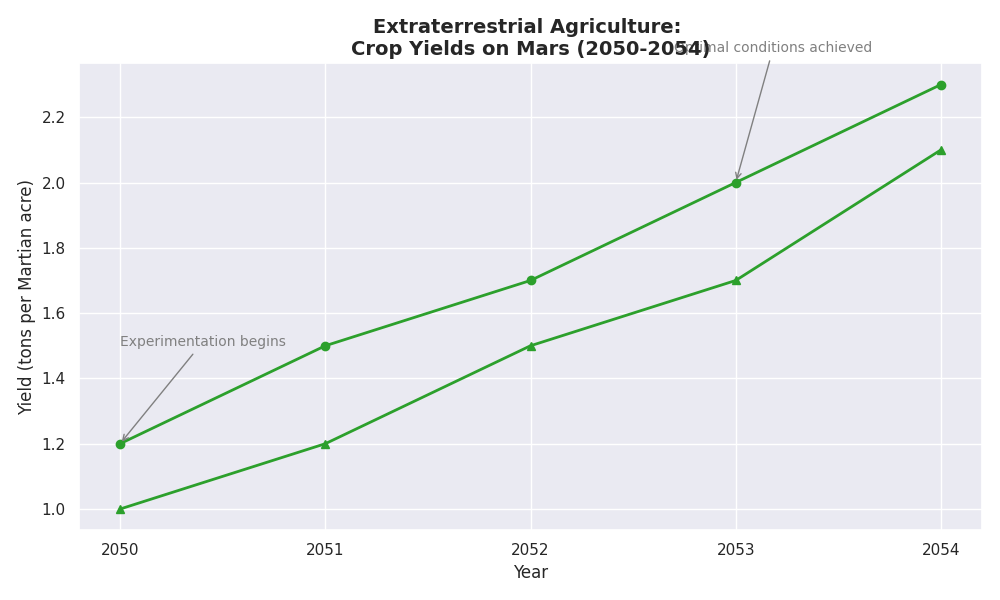

This figure's Python source:
import matplotlib.pyplot as plt
import numpy as np

years = np.array([2050, 2051, 2052, 2053, 2054])
martian_potatoes = np.array([1.2, 1.5, 1.7, 2.0, 2.3])
space_carrots = np.array([1.0, 1.2, 1.5, 1.7, 2.1])

plt.figure(figsize=(10, 6))

# Use a single consistent color for both crop types
plt.plot(years, martian_potatoes, marker='o', linestyle='-', linewidth=2, color='tab:green')
plt.plot(years, space_carrots, marker='^', linestyle='-', linewidth=2, color='tab:green')

plt.title('Extraterrestrial Agriculture: \nCrop Yields on Mars (2050-2054)', fontsize=14, fontweight='bold')
plt.xlabel('Year', fontsize=12)
plt.ylabel('Yield (tons per Martian acre)', fontsize=12)

plt.xticks(years)

plt.annotate('Experimentation begins', xy=(2050, 1.2), xytext=(2050, 1.5),
             arrowprops=dict(arrowstyle='->', color='gray'), fontsize=10, color='gray')

plt.annotate('Optimal conditions achieved', xy=(2053, 2.0), xytext=(2052.7, 2.4),
             arrowprops=dict(arrowstyle='->', color='gray'), fontsize=10, color='gray')

plt.tight_layout()
plt.show()
